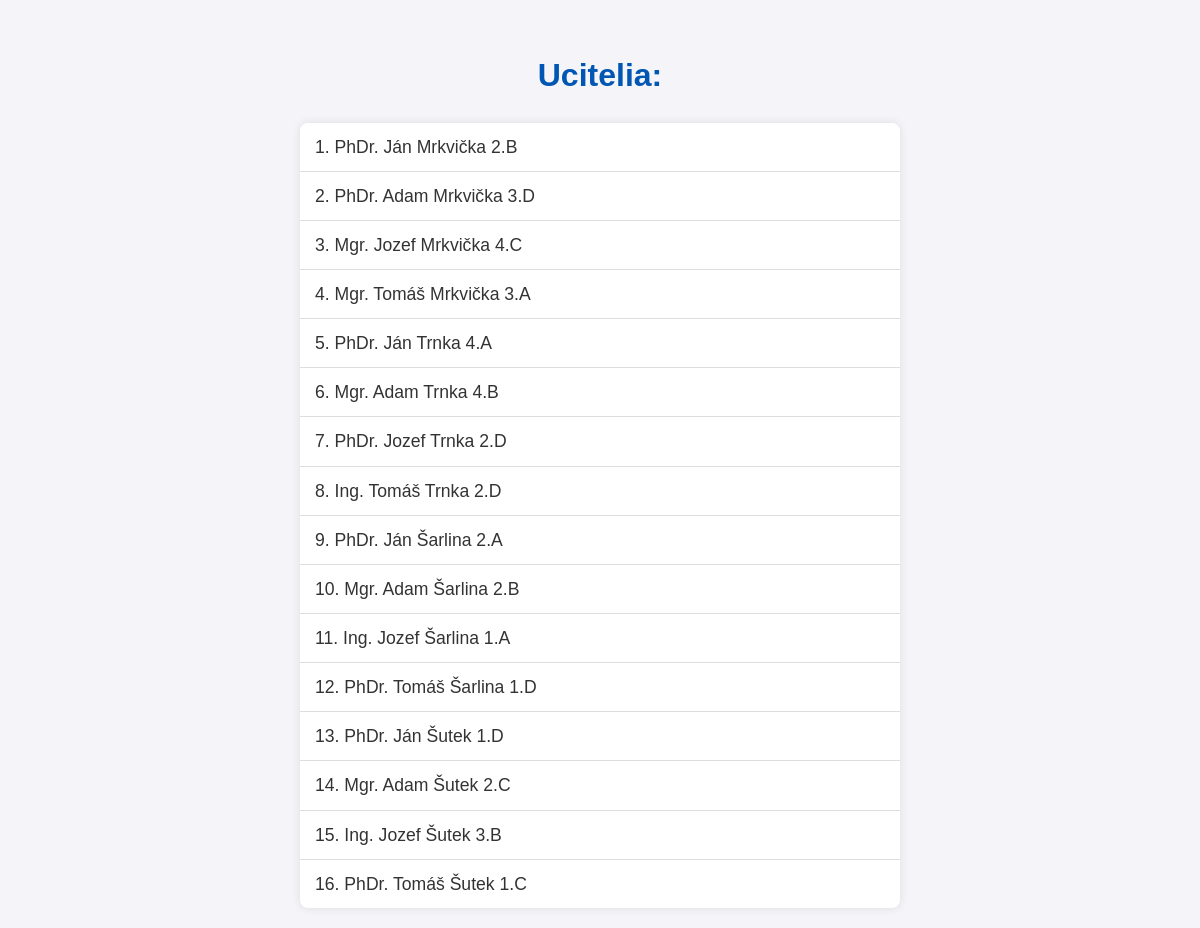
/skola/ucitelia/, run on the app's committed database.
### skola/models.py (models this page shows)
class Teacher(models.Model):
    titul = models.CharField(max_length=10)
    meno = models.CharField(max_length=20)
    priezvisko = models.CharField(max_length=20)
    trieda = models.ForeignKey(Class, on_delete=models.SET_NULL, null=True, blank=True)
    def __str__(self):
        if self.trieda:
            trieda = self.trieda
        else:
            trieda = ""
        return f"{self.titul} {self.meno} {self.priezvisko} {trieda}"
    class Meta:
        verbose_name = "Učiteľ"
        verbose_name_plural = "Učitelia"
        ordering = ['priezvisko']

class Class(models.Model):
    nazov = models.CharField(max_length=10)
    def __str__(self):
        return f"{self.nazov}"
    class Meta:
        verbose_name = "Trieda"
        verbose_name_plural = "Triedy"
        ordering = ['nazov']

### skola/views.py (the view)
# urls.py: path('ucitelia/', views.list_teachers, name='list_teachers'),
def list_teachers(request):
    ucitelia = Teacher.objects.all()
    return render(request, 'skola/list_teachers.html', {'ucitelia': ucitelia})

### skola/templates/skola/list_teachers.html (shortened to what this page needs)
{% load static %}
<!DOCTYPE html>
<html lang="en">
<head>
    <link rel="stylesheet" href="{% static 'skola/skola.css' %}">
</head>
<body>
    <h1>Ucitelia:</h1>
    <ol>
        {% for ucitel in ucitelia %}
            <li>{{ ucitel }}</li>
        {% endfor %}
    </ol>
</body>
</html>

### skola/static/skola/skola.css (style rules this page uses)
body { font-family: Arial, sans-serif; background-color: #f4f4f9; color: #333; margin: 0; padding: 0; line-height: 1.6; }
h1 { color: #0056b3; text-align: center; margin-top: 50px; font-size: 2em; }
ol { max-width: 600px; margin: 20px auto; padding: 0; list-style-position: inside; background-color: #ffffff; border-radius: 8px; box-shadow: 0 0 10px rgba(0, 0, 0, 0.1); }
li { font-size: 1.1em; padding: 10px 15px; border-bottom: 1px solid #ddd; }
li:last-child { border-bottom: none; }

### data on the page
Teacher: trieda+titul+meno "PhDr. Ján Mrkvička 2.B"
Teacher: trieda+titul+meno "PhDr. Adam Mrkvička 3.D"
Teacher: trieda+titul+meno "Mgr. Jozef Mrkvička 4.C"
Teacher: trieda+titul+meno "Mgr. Tomáš Mrkvička 3.A"
Teacher: trieda+titul+meno "PhDr. Ján Trnka 4.A"
Teacher: trieda+titul+meno "Mgr. Adam Trnka 4.B"
Teacher: trieda+titul+meno "PhDr. Jozef Trnka 2.D"
Teacher: trieda+titul+meno "Ing. Tomáš Trnka 2.D"
Teacher: trieda+titul+meno "PhDr. Ján Šarlina 2.A"
Teacher: trieda+titul+meno "Mgr. Adam Šarlina 2.B"
Teacher: trieda+titul+meno "Ing. Jozef Šarlina 1.A"
Teacher: trieda+titul+meno "PhDr. Tomáš Šarlina 1.D"
Teacher: trieda+titul+meno "PhDr. Ján Šutek 1.D"
Teacher: trieda+titul+meno "Mgr. Adam Šutek 2.C"
Teacher: trieda+titul+meno "Ing. Jozef Šutek 3.B"
Teacher: trieda+titul+meno "PhDr. Tomáš Šutek 1.C"
